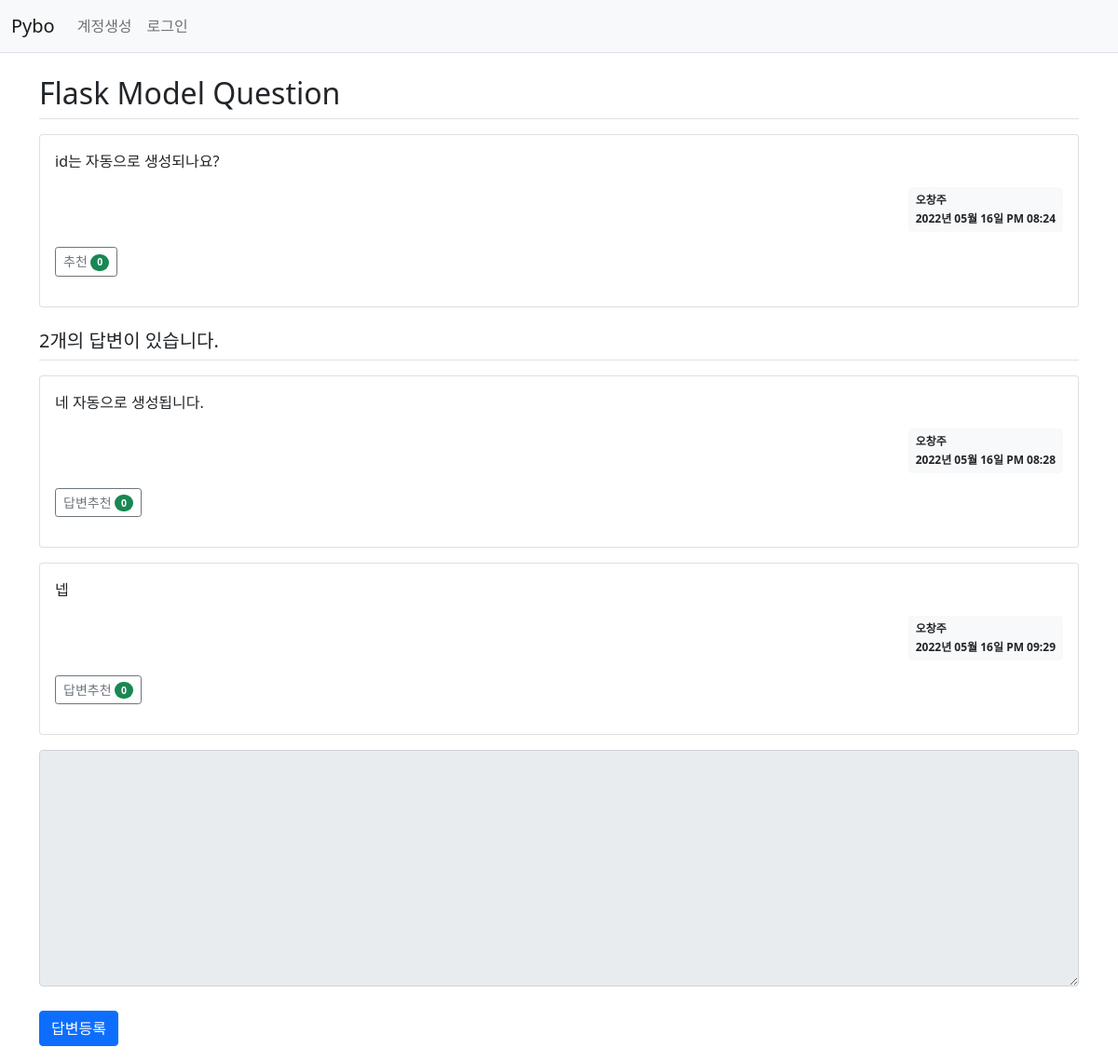
Screenshot of /question/detail/2/ with the database file from the repository.
### pybo/models.py (models this page shows)
class Question(db.Model):
    id = db.Column(db.Integer, primary_key=True)
    subject = db.Column(db.String(200), nullable=False)
    content = db.Column(db.Text(), nullable=False)
    create_date = db.Column(db.DateTime(), nullable=False)
    user_id = db.Column(db.Integer, db.ForeignKey('user.id', ondelete='CASCADE'), nullable=False)
    user = db.relationship('User', backref=db.backref('question_set'))
    modify_date = db.Column(db.DateTime(), nullable=True)
    voter = db.relationship('User', secondary=question_voter, backref=db.backref('question_voter_set'))

class User(db.Model):
    id = db.Column(db.Integer, primary_key=True)
    username = db.Column(db.String(150), unique=True, nullable=False)
    password = db.Column(db.String(200), nullable=False)
    email = db.Column(db.String(120), unique=True, nullable=False)

class Answer(db.Model):
    id = db.Column(db.Integer, primary_key=True)
    question_id = db.Column(db.Integer, db.ForeignKey('question.id', ondelete='CASCADE'))
    question = db.relationship('Question', backref=db.backref('answer_set'))
    content = db.Column(db.Text(), nullable=False)
    create_date = db.Column(db.DateTime(), nullable=False)
    user_id = db.Column(db.Integer, db.ForeignKey('user.id', ondelete='CASCADE'), nullable=False)
    user = db.relationship('User', backref=db.backref('answer_set'))
    modify_date = db.Column(db.DateTime(), nullable=True)
    voter = db.relationship('User',secondary=answer_voter, backref=db.backref('answer_voter_set'))

### pybo/views/question_views.py (the view)
@bp.route('/detail/<int:question_id>/')
def detail(question_id):
    form = AnswerForm()
    question = Question.query.get_or_404(question_id)
    return render_template('question/question_detail.html', question=question, form=form)

### pybo/forms.py
class AnswerForm(FlaskForm):
    content = TextAreaField('내용', validators=[DataRequired('내용은 필수입력 항목입니다.')])

### pybo/filter.py (called while the page is built)
def format_datetime(value, fmt='%Y년 %m월 %d일 %p %I:%M'):
    return value.strftime(fmt)

### pybo/views/auth_views.py (called while the page is built)
@bp.before_app_request
def load_logged_in_user():
    user_id = session.get('user_id')
    if user_id is None:
        g.user = None
    else:
        g.user = User.query.get(user_id)

### pybo/templates/question/question_detail.html (shortened to what this page needs)
{% extends 'base.html' %}
{% block content %}
<div class="container my-3">
    <h2 class="border-bottom py-2">{{ question.subject }}</h2>
    <div class="card my-3">
        <div class="card-body">
            <div class="card-text" >{{ question.content|markdown }}</div>
            <div class="d-flex justify-content-end">
                <div class="badge bg-light text-dark p-2 text-start">
                    <div class="mb-2">{{ question.user.username }}</div>
                    <div> {{ question.create_date|datetime }} </div>
                </div>
            </div>
            <div class="my-3">
                <a href="javascript:void(0)" data-uri="{{ url_for('question.vote', question_id=question.id) }}"
                   class="recommend btn btn-sm btn-outline-secondary">추천
                    <span class="badge rounded-pill bg-success">{{ question.voter|length }} </span>
                </a>
            </div>
        </div>
    </div>
    <h5 class="border-bottom my-3 py-2">{{ question.answer_set|length }}개의 답변이 있습니다.</h5>
    {% for answer in question.answer_set %}
    <div class="card my-3">
        <div class="card-body">
            <div class="card-text" >{{ answer.content|markdown }}</div>
            <div class="d-flex justify-content-end">
                <div class="badge bg-light text-dark p-2 text-start">
                    <div class="mb-2">{{ answer.user.username }}</div>
                    <div> {{ answer.create_date|datetime }} </div>
                </div>
            </div>
            <div class="my-3">
                <a href="javascript:void(0)" data-uri="{{ url_for('answer.vote', answer_id=answer.id) }}"
                   class="recommend btn btn-sm btn-outline-secondary">답변추천
                    <span class="badge rounded-pill bg-success">{{ answer.voter|length }}</span>
                </a>
            </div>
        </div>
    </div>
    {% endfor %}
    <form action="{{ url_for('answer.create', question_id=question.id) }}" method="post" class="my-3">
        <div class="mb-3">
            <textarea {% if not g.user %}disabled{% endif %}
                      name="content" id="content" class="form-control" rows="10"></textarea>
        </div>
        <input type="submit" value="답변등록" class="btn btn-primary">
    </form>
</div>
{% endblock %}

### pybo/static/style.css (style rules this page uses)
textarea { width:100%; }
input[type=submit] { margin-top:10px; }

### rows the page displays
Question: subject "Flask Model Question", content "id는 자동으로 생성되나요?", create_date "2022년 05월 16일 PM 08:24"
User: user.username "오창주"
Answer: content "네 자동으로 생성됩니다.", user.username "오창주", create_date "2022년 05월 16일 PM 08:28", voter|length "0"
Answer: content "넵", user.username "오창주", create_date "2022년 05월 16일 PM 09:29", voter|length "0"

### other values shown
{{ question.voter|length }} "0"
{{ question.answer_set|length }} "2"
